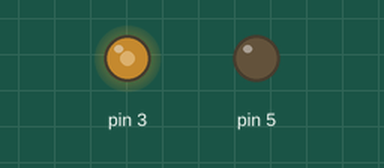
A sketch run on a simulated Arduino Uno, built with avr-gcc and run on an emulated ATmega328P. On the bench: output pins drawn as LEDs (lit = HIGH).

Above: at 0.1 s.
Timing chart, 0 to 1.6 s (numbered marks = the images above):
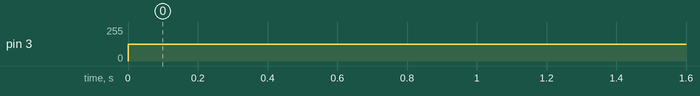

The sketch:

Motor_controlled_at_50rpm.ino
```cpp
void setup() {
pinMode(3,OUTPUT);
pinMode(5,OUTPUT);
}

void loop() {
 analogWrite(3,127);
 analogWrite(5,0);
 delay(1000);
}
```

Measured:
- by itself, pin 3: 0/255 → 127/255 at 0.00 s
